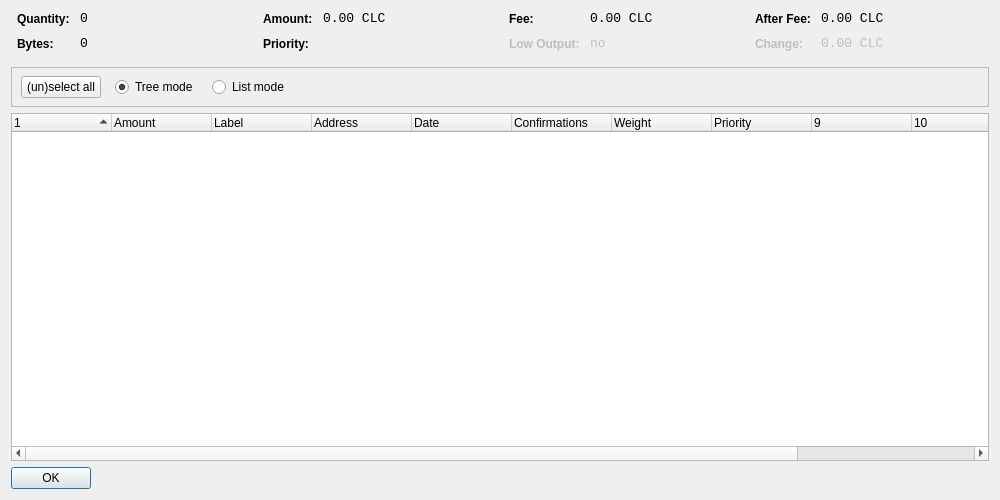
<?xml version="1.0" encoding="UTF-8"?>
<ui version="4.0">
 <class>CoinControlDialog</class>
 <widget class="QWidget" name="CoinControlDialog">
  <property name="geometry">
   <rect>
    <x>0</x>
    <y>0</y>
    <width>1000</width>
    <height>500</height>
   </rect>
  </property>
  <property name="windowTitle">
   <string>Coin Control</string>
  </property>
  <layout class="QVBoxLayout" name="verticalLayout">
   <item>
    <layout class="QHBoxLayout" name="horizontalLayoutTop" stretch="0,0,0,0">
     <property name="topMargin">
      <number>0</number>
     </property>
     <property name="bottomMargin">
      <number>10</number>
     </property>
     <item>
      <layout class="QFormLayout" name="formLayoutCoinControl1">
       <property name="horizontalSpacing">
        <number>10</number>
       </property>
       <property name="verticalSpacing">
        <number>10</number>
       </property>
       <property name="leftMargin">
        <number>6</number>
       </property>
       <property name="rightMargin">
        <number>6</number>
       </property>
       <item row="0" column="0">
        <widget class="QLabel" name="labelCoinControlQuantityText">
         <property name="styleSheet">
          <string notr="true">font-weight:bold;</string>
         </property>
         <property name="text">
          <string>Quantity:</string>
         </property>
        </widget>
       </item>
       <item row="0" column="1">
        <widget class="QLabel" name="labelCoinControlQuantity">
         <property name="font">
          <font>
           <family>Monospace</family>
           <pointsize>10</pointsize>
          </font>
         </property>
         <property name="cursor">
          <cursorShape>IBeamCursor</cursorShape>
         </property>
         <property name="contextMenuPolicy">
          <enum>Qt::ActionsContextMenu</enum>
         </property>
         <property name="text">
          <string notr="true">0</string>
         </property>
         <property name="textInteractionFlags">
          <set>Qt::LinksAccessibleByMouse|Qt::TextSelectableByKeyboard|Qt::TextSelectableByMouse</set>
         </property>
        </widget>
       </item>
       <item row="1" column="0">
        <widget class="QLabel" name="labelCoinControlBytesText">
         <property name="styleSheet">
          <string notr="true">font-weight:bold;</string>
         </property>
         <property name="text">
          <string>Bytes:</string>
         </property>
        </widget>
       </item>
       <item row="1" column="1">
        <widget class="QLabel" name="labelCoinControlBytes">
         <property name="font">
          <font>
           <family>Monospace</family>
           <pointsize>10</pointsize>
          </font>
         </property>
         <property name="cursor">
          <cursorShape>IBeamCursor</cursorShape>
         </property>
         <property name="contextMenuPolicy">
          <enum>Qt::ActionsContextMenu</enum>
         </property>
         <property name="text">
          <string notr="true">0</string>
         </property>
         <property name="textInteractionFlags">
          <set>Qt::LinksAccessibleByMouse|Qt::TextSelectableByKeyboard|Qt::TextSelectableByMouse</set>
         </property>
        </widget>
       </item>
      </layout>
     </item>
     <item>
      <layout class="QFormLayout" name="formLayoutCoinControl2">
       <property name="horizontalSpacing">
        <number>10</number>
       </property>
       <property name="verticalSpacing">
        <number>10</number>
       </property>
       <property name="leftMargin">
        <number>6</number>
       </property>
       <property name="rightMargin">
        <number>6</number>
       </property>
       <item row="0" column="0">
        <widget class="QLabel" name="labelCoinControlAmountText">
         <property name="styleSheet">
          <string notr="true">font-weight:bold;</string>
         </property>
         <property name="text">
          <string>Amount:</string>
         </property>
        </widget>
       </item>
       <item row="0" column="1">
        <widget class="QLabel" name="labelCoinControlAmount">
         <property name="font">
          <font>
           <family>Monospace</family>
           <pointsize>10</pointsize>
          </font>
         </property>
         <property name="cursor">
          <cursorShape>IBeamCursor</cursorShape>
         </property>
         <property name="contextMenuPolicy">
          <enum>Qt::ActionsContextMenu</enum>
         </property>
         <property name="text">
          <string notr="true">0.00 CLC</string>
         </property>
         <property name="textInteractionFlags">
          <set>Qt::LinksAccessibleByMouse|Qt::TextSelectableByKeyboard|Qt::TextSelectableByMouse</set>
         </property>
        </widget>
       </item>
       <item row="1" column="0">
        <widget class="QLabel" name="labelCoinControlPriorityText">
         <property name="styleSheet">
          <string notr="true">font-weight:bold;</string>
         </property>
         <property name="text">
          <string>Priority:</string>
         </property>
        </widget>
       </item>
       <item row="1" column="1">
        <widget class="QLabel" name="labelCoinControlPriority">
         <property name="font">
          <font>
           <family>Monospace</family>
           <pointsize>10</pointsize>
          </font>
         </property>
         <property name="cursor">
          <cursorShape>IBeamCursor</cursorShape>
         </property>
         <property name="contextMenuPolicy">
          <enum>Qt::ActionsContextMenu</enum>
         </property>
         <property name="text">
          <string/>
         </property>
         <property name="textInteractionFlags">
          <set>Qt::LinksAccessibleByMouse|Qt::TextSelectableByKeyboard|Qt::TextSelectableByMouse</set>
         </property>
        </widget>
       </item>
      </layout>
     </item>
     <item>
      <layout class="QFormLayout" name="formLayoutCoinControl3">
       <property name="horizontalSpacing">
        <number>10</number>
       </property>
       <property name="verticalSpacing">
        <number>10</number>
       </property>
       <property name="leftMargin">
        <number>6</number>
       </property>
       <property name="rightMargin">
        <number>6</number>
       </property>
       <item row="0" column="0">
        <widget class="QLabel" name="labelCoinControlFeeText">
         <property name="styleSheet">
          <string notr="true">font-weight:bold;</string>
         </property>
         <property name="text">
          <string>Fee:</string>
         </property>
        </widget>
       </item>
       <item row="0" column="1">
        <widget class="QLabel" name="labelCoinControlFee">
         <property name="font">
          <font>
           <family>Monospace</family>
           <pointsize>10</pointsize>
          </font>
         </property>
         <property name="cursor">
          <cursorShape>IBeamCursor</cursorShape>
         </property>
         <property name="contextMenuPolicy">
          <enum>Qt::ActionsContextMenu</enum>
         </property>
         <property name="text">
          <string notr="true">0.00 CLC</string>
         </property>
         <property name="textInteractionFlags">
          <set>Qt::LinksAccessibleByMouse|Qt::TextSelectableByKeyboard|Qt::TextSelectableByMouse</set>
         </property>
        </widget>
       </item>
       <item row="1" column="0">
        <widget class="QLabel" name="labelCoinControlLowOutputText">
         <property name="enabled">
          <bool>false</bool>
         </property>
         <property name="styleSheet">
          <string notr="true">font-weight:bold;</string>
         </property>
         <property name="text">
          <string>Low Output:</string>
         </property>
        </widget>
       </item>
       <item row="1" column="1">
        <widget class="QLabel" name="labelCoinControlLowOutput">
         <property name="enabled">
          <bool>false</bool>
         </property>
         <property name="font">
          <font>
           <family>Monospace</family>
           <pointsize>10</pointsize>
          </font>
         </property>
         <property name="cursor">
          <cursorShape>IBeamCursor</cursorShape>
         </property>
         <property name="contextMenuPolicy">
          <enum>Qt::ActionsContextMenu</enum>
         </property>
         <property name="text">
          <string>no</string>
         </property>
         <property name="textInteractionFlags">
          <set>Qt::LinksAccessibleByMouse|Qt::TextSelectableByKeyboard|Qt::TextSelectableByMouse</set>
         </property>
        </widget>
       </item>
      </layout>
     </item>
     <item>
      <layout class="QFormLayout" name="formLayoutCoinControl4">
       <property name="horizontalSpacing">
        <number>10</number>
       </property>
       <property name="verticalSpacing">
        <number>10</number>
       </property>
       <property name="leftMargin">
        <number>6</number>
       </property>
       <property name="rightMargin">
        <number>6</number>
       </property>
       <item row="0" column="0">
        <widget class="QLabel" name="labelCoinControlAfterFeeText">
         <property name="styleSheet">
          <string notr="true">font-weight:bold;</string>
         </property>
         <property name="text">
          <string>After Fee:</string>
         </property>
        </widget>
       </item>
       <item row="0" column="1">
        <widget class="QLabel" name="labelCoinControlAfterFee">
         <property name="font">
          <font>
           <family>Monospace</family>
           <pointsize>10</pointsize>
          </font>
         </property>
         <property name="cursor">
          <cursorShape>IBeamCursor</cursorShape>
         </property>
         <property name="contextMenuPolicy">
          <enum>Qt::ActionsContextMenu</enum>
         </property>
         <property name="text">
          <string notr="true">0.00 CLC</string>
         </property>
         <property name="textInteractionFlags">
          <set>Qt::LinksAccessibleByMouse|Qt::TextSelectableByKeyboard|Qt::TextSelectableByMouse</set>
         </property>
        </widget>
       </item>
       <item row="1" column="0">
        <widget class="QLabel" name="labelCoinControlChangeText">
         <property name="enabled">
          <bool>false</bool>
         </property>
         <property name="styleSheet">
          <string notr="true">font-weight:bold;</string>
         </property>
         <property name="text">
          <string>Change:</string>
         </property>
        </widget>
       </item>
       <item row="1" column="1">
        <widget class="QLabel" name="labelCoinControlChange">
         <property name="enabled">
          <bool>false</bool>
         </property>
         <property name="font">
          <font>
           <family>Monospace</family>
           <pointsize>10</pointsize>
          </font>
         </property>
         <property name="cursor">
          <cursorShape>IBeamCursor</cursorShape>
         </property>
         <property name="contextMenuPolicy">
          <enum>Qt::ActionsContextMenu</enum>
         </property>
         <property name="text">
          <string notr="true">0.00 CLC</string>
         </property>
         <property name="textInteractionFlags">
          <set>Qt::LinksAccessibleByMouse|Qt::TextSelectableByKeyboard|Qt::TextSelectableByMouse</set>
         </property>
        </widget>
       </item>
      </layout>
     </item>
    </layout>
   </item>
   <item>
    <widget class="QFrame" name="frame">
     <property name="minimumSize">
      <size>
       <width>0</width>
       <height>40</height>
      </size>
     </property>
     <property name="frameShape">
      <enum>QFrame::StyledPanel</enum>
     </property>
     <property name="frameShadow">
      <enum>QFrame::Sunken</enum>
     </property>
     <widget class="QWidget" name="horizontalLayoutWidget">
      <property name="geometry">
       <rect>
        <x>10</x>
        <y>0</y>
        <width>781</width>
        <height>41</height>
       </rect>
      </property>
      <layout class="QHBoxLayout" name="horizontalLayoutPanel" stretch="0,0,0,0">
       <property name="spacing">
        <number>14</number>
       </property>
       <item>
        <widget class="QPushButton" name="pushButtonSelectAll">
         <property name="sizePolicy">
          <sizepolicy hsizetype="Maximum" vsizetype="Fixed">
           <horstretch>0</horstretch>
           <verstretch>0</verstretch>
          </sizepolicy>
         </property>
         <property name="text">
          <string>(un)select all</string>
         </property>
        </widget>
       </item>
       <item>
        <widget class="QRadioButton" name="radioTreeMode">
         <property name="sizePolicy">
          <sizepolicy hsizetype="Maximum" vsizetype="Fixed">
           <horstretch>0</horstretch>
           <verstretch>0</verstretch>
          </sizepolicy>
         </property>
         <property name="text">
          <string>Tree mode</string>
         </property>
         <property name="checked">
          <bool>true</bool>
         </property>
        </widget>
       </item>
       <item>
        <widget class="QRadioButton" name="radioListMode">
         <property name="sizePolicy">
          <sizepolicy hsizetype="Maximum" vsizetype="Fixed">
           <horstretch>0</horstretch>
           <verstretch>0</verstretch>
          </sizepolicy>
         </property>
         <property name="text">
          <string>List mode</string>
         </property>
        </widget>
       </item>
       <item>
        <spacer name="horizontalSpacer">
         <property name="orientation">
          <enum>Qt::Horizontal</enum>
         </property>
         <property name="sizeHint" stdset="0">
          <size>
           <width>40</width>
           <height>20</height>
          </size>
         </property>
        </spacer>
       </item>
      </layout>
     </widget>
    </widget>
   </item>
   <item>
    <widget class="CoinControlTreeWidget" name="treeWidget">
     <property name="contextMenuPolicy">
      <enum>Qt::CustomContextMenu</enum>
     </property>
     <property name="sortingEnabled">
      <bool>false</bool>
     </property>
     <property name="columnCount">
      <number>12</number>
     </property>
     <attribute name="headerShowSortIndicator" stdset="0">
      <bool>true</bool>
     </attribute>
     <attribute name="headerStretchLastSection">
      <bool>false</bool>
     </attribute>
     <column>
      <property name="text">
       <string/>
      </property>
     </column>
     <column>
      <property name="text">
       <string>Amount</string>
      </property>
     </column>
     <column>
      <property name="text">
       <string>Label</string>
      </property>
     </column>
     <column>
      <property name="text">
       <string>Address</string>
      </property>
     </column>
     <column>
      <property name="text">
       <string>Date</string>
      </property>
     </column>
     <column>
      <property name="text">
       <string>Confirmations</string>
      </property>
      <property name="toolTip">
       <string>Confirmed</string>
      </property>
     </column>
     <column>
      <property name="text">
       <string>Weight</string>
      </property>
     </column>
     <column>
      <property name="text">
       <string>Priority</string>
      </property>
     </column>
     <column>
      <property name="text">
       <string/>
      </property>
     </column>
     <column>
      <property name="text">
       <string/>
      </property>
     </column>
     <column>
      <property name="text">
       <string/>
      </property>
     </column>
     <column>
      <property name="text">
       <string/>
      </property>
     </column>
    </widget>
   </item>
   <item>
    <widget class="QDialogButtonBox" name="buttonBox">
     <property name="sizePolicy">
      <sizepolicy hsizetype="Maximum" vsizetype="Fixed">
       <horstretch>0</horstretch>
       <verstretch>0</verstretch>
      </sizepolicy>
     </property>
     <property name="orientation">
      <enum>Qt::Horizontal</enum>
     </property>
     <property name="standardButtons">
      <set>QDialogButtonBox::Ok</set>
     </property>
    </widget>
   </item>
  </layout>
 </widget>
 <customwidgets>
  <customwidget>
   <class>CoinControlTreeWidget</class>
   <extends>QTreeWidget</extends>
   <header>coincontroltreewidget.h</header>
  </customwidget>
 </customwidgets>
 <resources/>
 <connections/>
</ui>
